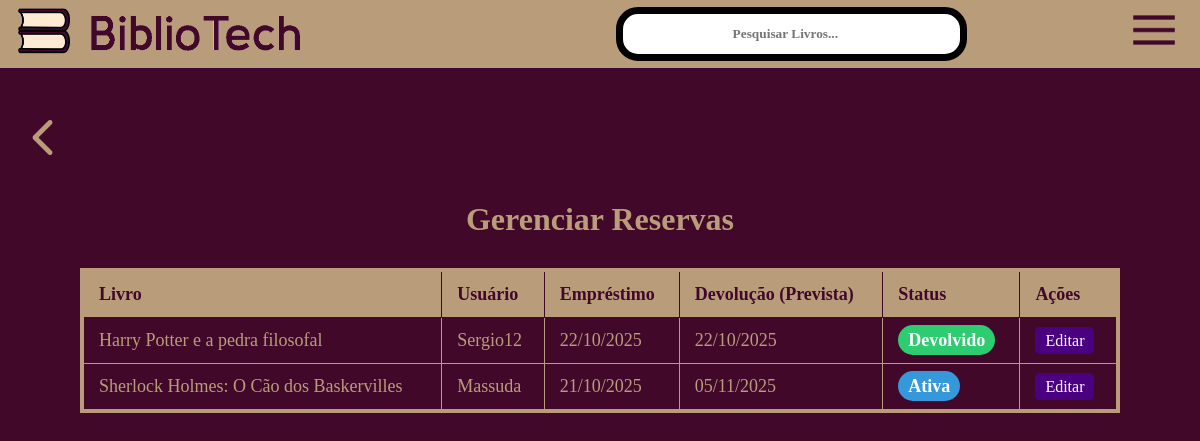
/gerenciar-reservas/ (signed in), run on an earlier commit of the app's database.
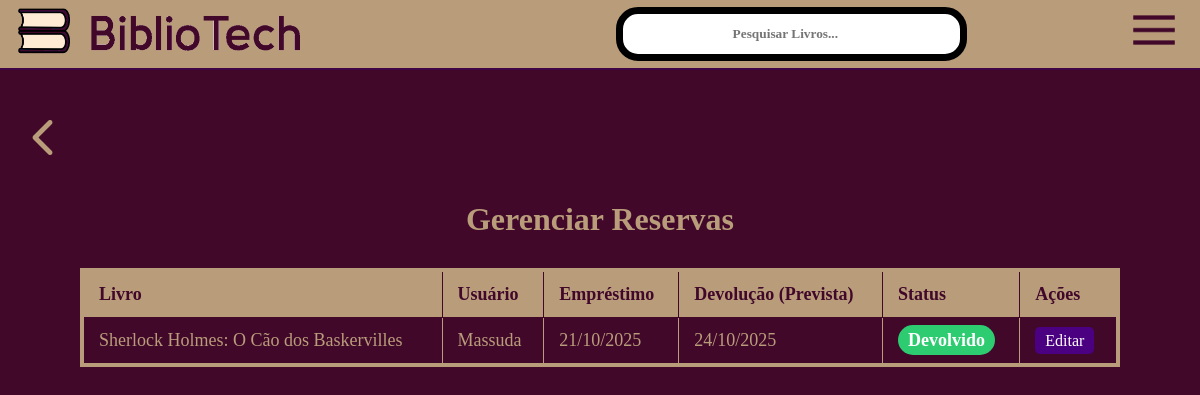
And on a later commit of the database.
### core/models.py (models this page shows, shortened)
class Reserva(models.Model):
    STATUS_CHOICES = [
        ('ativa', 'Ativa'),
        ('devolvido', 'Devolvido'),
        ('atrasado', 'Atrasado'),
    ]
    livro = models.ForeignKey(Livro, on_delete=models.CASCADE)
    usuario = models.ForeignKey(settings.AUTH_USER_MODEL, on_delete=models.CASCADE)
    data_emprestimo = models.DateField(auto_now_add=True)
    data_devolucao = models.DateField()
    status = models.CharField(max_length=20, choices=STATUS_CHOICES, default='ativa')
    data_devolucao_efetiva = models.DateField(null=True, blank=True)
    observacoes = models.TextField(blank=True, null=True)

class Livro(models.Model):
    titulo = models.CharField(max_length=200)
    autor = models.CharField(max_length=200)
    editora = models.CharField(max_length=100)
    categorias = models.ManyToManyField(Categoria, blank=True)
    capa = models.ImageField(upload_to='capas_livros/', default='capas_livros/default.png')
    rating = models.DecimalField(max_digits=3, decimal_places=2, default=5.0)
    data_limite_dias = models.IntegerField(default=15)
    quantidade = models.PositiveIntegerField(default=1)

### usuarios/models.py (models this page shows, shortened)
class UsuarioCustomizado(AbstractUser):
    escolha_genero = [
        ('M', 'Masculino'),
        ('F', 'Feminino'),
        ('O', 'Outro'),
        ('N', 'Prefiro não informar'),
    ]
    telefone = models.CharField(max_length=15, blank=True, null=True)
    foto_perfil = models.ImageField(upload_to='profile_pics/', blank=True, null=True, default='profile_pics/default_profile.png')
    genero = models.CharField(max_length=1, choices=escolha_genero, blank=True, null=True)

### core/views.py (the view)
# urls.py: path('gerenciar-reservas/', views.reservas_adm_view, name='reservas_adm'),
@user_passes_test(is_admin)
def reservas_adm_view(request):
    reservas = Reserva.objects.all().order_by('-data_emprestimo')
    return render(request, 'core/reservas_adm.html', {'reservas': reservas})

### core/views.py (called while the page is built)
def is_admin(user):
    return user.is_staff

### core/templates/core/reservas_adm.html (shortened to what this page needs)
{% extends 'core/base.html' %}
{% load static %}
{% block content %}
<div class="container-pagina-reservas">
    <div class="page-header">
        <h1>Gerenciar Reservas</h1>
    </div>
    <div class="container-admin">
        <table class="tabela-admin">
            <thead>
                <tr>
                    <th>Livro</th>
                    <th>Usuário</th>
                    <th>Empréstimo</th>
                    <th>Devolução (Prevista)</th>
                    <th>Status</th>
                    <th>Ações</th>
                </tr>
            </thead>
            <tbody>
                {% for reserva in reservas %}
                <tr>
                    <td>{{ reserva.livro.titulo }}</td>
                    <td>{{ reserva.usuario.username }}</td>
                    <td>{{ reserva.data_emprestimo|date:"d/m/Y" }}</td>
                    <td>{{ reserva.data_devolucao|date:"d/m/Y" }}</td>
                    <td><span class="status-tag status-{{ reserva.status }}">{{ reserva.get_status_display }}</span></td>
                    <td>
                        <a href="{% url 'editar_reserva_adm' reserva.id %}" class="btn-edit-pequeno">Editar</a>
                    </td>
                </tr>
                {% empty %}
                <tr>
                    <td colspan="6">Nenhuma reserva encontrada.</td>
                </tr>
                {% endfor %}
            </tbody>
        </table>
    </div>
</div>
{% endblock %}

### core/templates/core/base.html (shortened to what this page needs)
{% load static %}
<!DOCTYPE html>
<html lang="pt-br" tema-claro-escuro="dark">
<head>
    <link rel="stylesheet" href="{% static 'css/style.css' %}">
</head>
<body>
    <header class="main-header">
        <a href="{% url 'home' %}">
            <img src="{% static 'images/logo_texto2.png' %}" alt="BiblioTech Logo">
        </a>
        {% block input %}<input type="search" placeholder="Pesquisar Livros..." class="search-bar"> {% endblock %}
        <button class="hamburger-button" aria-label="Abrir menu"><img src="{% static 'images/menu2.png' %}" alt="menuburger"></button>
    </header>
    <main>
        {% block voltar %}<a href="javascript:history.back()" class="back-button"><img src="{% static 'images/seta-voltar2.png' %}" alt="voltar"></a>{% endblock %}
        {% block content %}
        {% endblock %}
    </main>
</body>
</html>

### static/css/style.css (style rules this page uses)
:root { --bg-color: #41082a; --text-color: #b99d7b; --primary-color: #5c0361; --button-bg: #4B0082; --header-bg: #2a2a2a; --container-bg: #b99d7b; --border-header: #3f0443; --border-button: #000000; --shadow-button: #6c6c6c; --secondary-color: #b99d7b; --font-pixel: 'Century Gothic', bold; }
html, body { margin: 0; padding: 0; height: 100%; }
body { background-color: var(--bg-color); color: var(--text-color); font-family: var(--font-pixel); font-size: 24px; margin: 0; padding-top: 70px; }
a { color: var(--text-color); }
.main-header { position:absolute; top: 0; left: 0; width: 100%; height: 70px; background-color: var(--secondary-color); border-bottom: 2px solid var(--border-header); display: flex; align-items: center; justify-content: space-between; padding: 0 15px; box-sizing: border-box; }
.main-header img { height: 50px; width: auto; object-fit: contain; }
.main-header .hamburger-button { font-family: var(--font-pixel); font-size: 36px; background: none; border: none; color: var(--text-color); cursor: pointer; }
main { width: 100%; max-width: 600px; margin: 0 auto; padding: 15px; box-sizing: border-box; }
.search-bar { display: block; padding: 20px; font-weight: bold; text-align: center; text-decoration: none; color: #000; background-color: #ffffff; border-radius: 22px; border: 7px solid var(--border-button); font-family: var(--font-pixel); width: 30%; height: 10px; align-items: center; display: flex; justify-content: center; gap: 20px; }
.back-button img { width: 35px; transform: rotate(90deg); margin-right: 20px; margin-top: 20px; margin-bottom: 40px; margin-left: -55px; }
.tabela-admin { border: 7px solid var(--shadow-button); border-radius: 22px; }
@media (min-width: 768px) { main { max-width: 1100px; padding: 30px; } }
.page-header { display: flex; align-items: center; gap: 15px; margin-bottom: 20px; padding: 0 10px; }
.page-header h1 { margin: 0; font-size: 32px; }
.page-header { display: flex; justify-content: space-between; align-items: center; margin-bottom: 30px; }
.page-header h1 { font-size: 32px; margin: 0; flex-grow: 1; text-align: center; }
.container-admin { overflow-x: auto; }
.tabela-admin { width: 100%; border: 4px solid var(--secondary-color); border-collapse: collapse; font-size: 18px; }
.tabela-admin th { padding: 12px 15px; border: 1px solid var(--bg-color); color: var(--bg-color); background-color: var(--secondary-color); text-align: left; }
.tabela-admin td { padding: 12px 15px; border: 1px solid var(--secondary-color); text-align: left; }
.tabela-admin thead { background-color: var(--bg-color); }
.status-tag { padding: 5px 10px; border-radius: 15px; font-weight: bold; color: #fff; }
.status-tag.status-devolvido { background-color: #2ecc71; }
.btn-edit-pequeno { background-color: var(--button-bg); color: #fff; padding: 5px 10px; border-radius: 5px; text-decoration: none; font-size: 16px; }

What changed in the data, as far as the page shows it:
removed Reserva: livro.titulo "Harry Potter e a pedra filosofal", usuario.username "Sergio12", data_emprestimo "22/10/2025", data_devolucao "22/10/2025", status "Devolvido"
changed Reserva "Sherlock Holmes: O Cão dos Baskervilles": data_devolucao "05/11/2025" → "24/10/2025"; status "Ativa" → "Devolvido"
